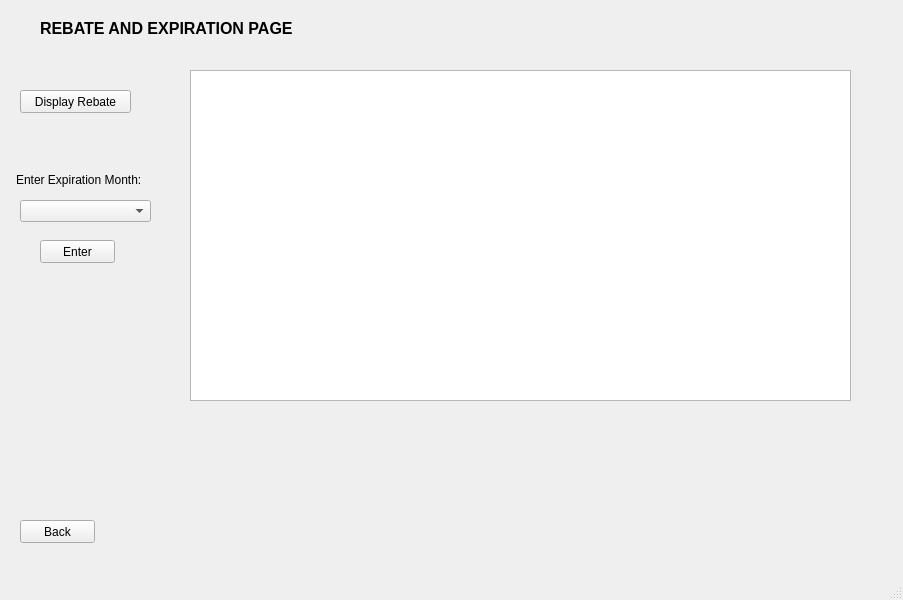
<?xml version="1.0" encoding="UTF-8"?>
<ui version="4.0">
 <class>StoreManagerPage</class>
 <widget class="QMainWindow" name="StoreManagerPage">
  <property name="geometry">
   <rect>
    <x>0</x>
    <y>0</y>
    <width>903</width>
    <height>600</height>
   </rect>
  </property>
  <property name="windowTitle">
   <string>MainWindow</string>
  </property>
  <widget class="QWidget" name="centralwidget">
   <widget class="QStackedWidget" name="stackedWidget">
    <property name="geometry">
     <rect>
      <x>0</x>
      <y>0</y>
      <width>911</width>
      <height>591</height>
     </rect>
    </property>
    <property name="font">
     <font>
      <pointsize>9</pointsize>
     </font>
    </property>
    <property name="currentIndex">
     <number>1</number>
    </property>
    <widget class="QWidget" name="storeManagerHomePage">
     <widget class="QLabel" name="label">
      <property name="geometry">
       <rect>
        <x>30</x>
        <y>30</y>
        <width>281</width>
        <height>31</height>
       </rect>
      </property>
      <property name="font">
       <font>
        <pointsize>12</pointsize>
        <weight>75</weight>
        <bold>true</bold>
       </font>
      </property>
      <property name="text">
       <string>STORE MANAGER PAGE</string>
      </property>
     </widget>
     <widget class="QPushButton" name="dailySalesReportsPushBtn">
      <property name="geometry">
       <rect>
        <x>230</x>
        <y>110</y>
        <width>231</width>
        <height>23</height>
       </rect>
      </property>
      <property name="font">
       <font>
        <pointsize>10</pointsize>
       </font>
      </property>
      <property name="text">
       <string>Go to Daily Sales Reports</string>
      </property>
     </widget>
     <widget class="QPushButton" name="totalPurchasesPushBtn">
      <property name="geometry">
       <rect>
        <x>230</x>
        <y>150</y>
        <width>231</width>
        <height>23</height>
       </rect>
      </property>
      <property name="font">
       <font>
        <pointsize>10</pointsize>
       </font>
      </property>
      <property name="text">
       <string>Go to Total Purchases</string>
      </property>
     </widget>
     <widget class="QPushButton" name="rebatePushBtn">
      <property name="geometry">
       <rect>
        <x>230</x>
        <y>200</y>
        <width>231</width>
        <height>23</height>
       </rect>
      </property>
      <property name="font">
       <font>
        <pointsize>9</pointsize>
       </font>
      </property>
      <property name="text">
       <string>Go to Rebate and Expiration Page</string>
      </property>
     </widget>
    </widget>
    <widget class="QWidget" name="rebateAndExpPage">
     <widget class="QLabel" name="label_11">
      <property name="geometry">
       <rect>
        <x>40</x>
        <y>20</y>
        <width>281</width>
        <height>16</height>
       </rect>
      </property>
      <property name="font">
       <font>
        <pointsize>12</pointsize>
        <weight>75</weight>
        <bold>true</bold>
       </font>
      </property>
      <property name="text">
       <string>REBATE AND EXPIRATION PAGE</string>
      </property>
     </widget>
     <widget class="QPushButton" name="rebateBackBtn">
      <property name="geometry">
       <rect>
        <x>20</x>
        <y>520</y>
        <width>75</width>
        <height>23</height>
       </rect>
      </property>
      <property name="text">
       <string>Back</string>
      </property>
     </widget>
     <widget class="QTableView" name="rebateAndExpTableView">
      <property name="geometry">
       <rect>
        <x>190</x>
        <y>70</y>
        <width>661</width>
        <height>331</height>
       </rect>
      </property>
     </widget>
     <widget class="QPushButton" name="displayRebatePushBtn">
      <property name="geometry">
       <rect>
        <x>20</x>
        <y>90</y>
        <width>111</width>
        <height>23</height>
       </rect>
      </property>
      <property name="text">
       <string>Display Rebate</string>
      </property>
     </widget>
     <widget class="QLabel" name="label_12">
      <property name="geometry">
       <rect>
        <x>16</x>
        <y>170</y>
        <width>131</width>
        <height>20</height>
       </rect>
      </property>
      <property name="text">
       <string>Enter Expiration Month:</string>
      </property>
     </widget>
     <widget class="QComboBox" name="expMonthComboBox">
      <property name="geometry">
       <rect>
        <x>20</x>
        <y>200</y>
        <width>131</width>
        <height>22</height>
       </rect>
      </property>
     </widget>
     <widget class="QPushButton" name="expMonthEnterBtn">
      <property name="geometry">
       <rect>
        <x>40</x>
        <y>240</y>
        <width>75</width>
        <height>23</height>
       </rect>
      </property>
      <property name="text">
       <string>Enter</string>
      </property>
     </widget>
    </widget>
    <widget class="QWidget" name="dailySalesReportsPage">
     <widget class="QLabel" name="label_2">
      <property name="geometry">
       <rect>
        <x>20</x>
        <y>20</y>
        <width>261</width>
        <height>21</height>
       </rect>
      </property>
      <property name="font">
       <font>
        <pointsize>12</pointsize>
        <weight>75</weight>
        <bold>true</bold>
       </font>
      </property>
      <property name="text">
       <string>DAILY SALES REPORTS PAGE</string>
      </property>
     </widget>
     <widget class="QTableView" name="tableView">
      <property name="geometry">
       <rect>
        <x>160</x>
        <y>50</y>
        <width>711</width>
        <height>391</height>
       </rect>
      </property>
     </widget>
     <widget class="QPushButton" name="dailySalesBackBtn">
      <property name="geometry">
       <rect>
        <x>30</x>
        <y>530</y>
        <width>75</width>
        <height>23</height>
       </rect>
      </property>
      <property name="text">
       <string>Back</string>
      </property>
     </widget>
     <widget class="QLabel" name="label_3">
      <property name="geometry">
       <rect>
        <x>30</x>
        <y>70</y>
        <width>101</width>
        <height>20</height>
       </rect>
      </property>
      <property name="text">
       <string>Enter a date:</string>
      </property>
     </widget>
     <widget class="QPushButton" name="dateEnterBtn">
      <property name="geometry">
       <rect>
        <x>30</x>
        <y>130</y>
        <width>61</width>
        <height>23</height>
       </rect>
      </property>
      <property name="text">
       <string>Enter</string>
      </property>
     </widget>
     <widget class="QLabel" name="label_4">
      <property name="geometry">
       <rect>
        <x>181</x>
        <y>461</y>
        <width>161</width>
        <height>20</height>
       </rect>
      </property>
      <property name="text">
       <string>Total Revenue (7.75%): </string>
      </property>
     </widget>
     <widget class="QLineEdit" name="totalRevenueLineEdit">
      <property name="geometry">
       <rect>
        <x>380</x>
        <y>460</y>
        <width>133</width>
        <height>20</height>
       </rect>
      </property>
     </widget>
     <widget class="QPushButton" name="displayByExecBtn">
      <property name="geometry">
       <rect>
        <x>20</x>
        <y>190</y>
        <width>121</width>
        <height>23</height>
       </rect>
      </property>
      <property name="text">
       <string>Display by Executive</string>
      </property>
     </widget>
     <widget class="QPushButton" name="displayByRegBtn">
      <property name="geometry">
       <rect>
        <x>20</x>
        <y>240</y>
        <width>121</width>
        <height>23</height>
       </rect>
      </property>
      <property name="text">
       <string>Display by Regular</string>
      </property>
     </widget>
     <widget class="QLabel" name="label_5">
      <property name="geometry">
       <rect>
        <x>183</x>
        <y>491</y>
        <width>191</width>
        <height>20</height>
       </rect>
      </property>
      <property name="text">
       <string>Number of Executive Members: </string>
      </property>
     </widget>
     <widget class="QLineEdit" name="execMembersLineEdit">
      <property name="geometry">
       <rect>
        <x>380</x>
        <y>491</y>
        <width>133</width>
        <height>20</height>
       </rect>
      </property>
     </widget>
     <widget class="QLabel" name="label_6">
      <property name="geometry">
       <rect>
        <x>180</x>
        <y>520</y>
        <width>201</width>
        <height>20</height>
       </rect>
      </property>
      <property name="text">
       <string>Number of Regular Members: </string>
      </property>
     </widget>
     <widget class="QLineEdit" name="regMembersLineEdit">
      <property name="geometry">
       <rect>
        <x>380</x>
        <y>520</y>
        <width>133</width>
        <height>20</height>
       </rect>
      </property>
     </widget>
     <widget class="QComboBox" name="dateComboBox">
      <property name="geometry">
       <rect>
        <x>20</x>
        <y>90</y>
        <width>91</width>
        <height>22</height>
       </rect>
      </property>
     </widget>
     <widget class="QPushButton" name="displayAllInfoBtn">
      <property name="geometry">
       <rect>
        <x>20</x>
        <y>360</y>
        <width>121</width>
        <height>23</height>
       </rect>
      </property>
      <property name="text">
       <string>DISPLAY ALL</string>
      </property>
     </widget>
    </widget>
    <widget class="QWidget" name="totalPurchasesPage">
     <widget class="QLabel" name="label_7">
      <property name="geometry">
       <rect>
        <x>10</x>
        <y>10</y>
        <width>191</width>
        <height>41</height>
       </rect>
      </property>
      <property name="font">
       <font>
        <pointsize>11</pointsize>
        <weight>75</weight>
        <bold>true</bold>
       </font>
      </property>
      <property name="text">
       <string>TOTAL PURCHASES PAGE</string>
      </property>
     </widget>
     <widget class="QPushButton" name="totalPurchasesBackBtn">
      <property name="geometry">
       <rect>
        <x>40</x>
        <y>520</y>
        <width>75</width>
        <height>23</height>
       </rect>
      </property>
      <property name="text">
       <string>Back</string>
      </property>
     </widget>
     <widget class="QTableView" name="totalPurchasesTableView">
      <property name="geometry">
       <rect>
        <x>140</x>
        <y>50</y>
        <width>531</width>
        <height>421</height>
       </rect>
      </property>
     </widget>
     <widget class="QLabel" name="label_8">
      <property name="geometry">
       <rect>
        <x>200</x>
        <y>500</y>
        <width>121</width>
        <height>20</height>
       </rect>
      </property>
      <property name="text">
       <string>Grand Total (7.75%)</string>
      </property>
     </widget>
     <widget class="QLineEdit" name="grandTotalLineEdit">
      <property name="geometry">
       <rect>
        <x>330</x>
        <y>500</y>
        <width>113</width>
        <height>20</height>
       </rect>
      </property>
     </widget>
     <widget class="QPushButton" name="displayByItemBtn">
      <property name="geometry">
       <rect>
        <x>10</x>
        <y>110</y>
        <width>121</width>
        <height>23</height>
       </rect>
      </property>
      <property name="text">
       <string>Display by Item</string>
      </property>
     </widget>
     <widget class="QPushButton" name="displayByAllMembersBtn">
      <property name="geometry">
       <rect>
        <x>10</x>
        <y>160</y>
        <width>121</width>
        <height>23</height>
       </rect>
      </property>
      <property name="text">
       <string>Display by all Members</string>
      </property>
     </widget>
     <widget class="QPushButton" name="enterItemPushBtn">
      <property name="geometry">
       <rect>
        <x>760</x>
        <y>120</y>
        <width>75</width>
        <height>23</height>
       </rect>
      </property>
      <property name="text">
       <string>Enter Item</string>
      </property>
     </widget>
     <widget class="QPushButton" name="enterNamePushBtn">
      <property name="geometry">
       <rect>
        <x>760</x>
        <y>340</y>
        <width>75</width>
        <height>23</height>
       </rect>
      </property>
      <property name="text">
       <string>Enter name</string>
      </property>
     </widget>
     <widget class="QComboBox" name="itemComboBox">
      <property name="geometry">
       <rect>
        <x>720</x>
        <y>70</y>
        <width>151</width>
        <height>22</height>
       </rect>
      </property>
     </widget>
     <widget class="QComboBox" name="nameComoboBox">
      <property name="geometry">
       <rect>
        <x>720</x>
        <y>300</y>
        <width>151</width>
        <height>22</height>
       </rect>
      </property>
     </widget>
     <widget class="QLabel" name="label_9">
      <property name="geometry">
       <rect>
        <x>740</x>
        <y>40</y>
        <width>91</width>
        <height>16</height>
       </rect>
      </property>
      <property name="text">
       <string>Enter Item name:</string>
      </property>
     </widget>
     <widget class="QLabel" name="label_10">
      <property name="geometry">
       <rect>
        <x>730</x>
        <y>270</y>
        <width>111</width>
        <height>20</height>
       </rect>
      </property>
      <property name="text">
       <string>Enter Member name:</string>
      </property>
     </widget>
    </widget>
   </widget>
  </widget>
  <widget class="QMenuBar" name="menubar">
   <property name="geometry">
    <rect>
     <x>0</x>
     <y>0</y>
     <width>903</width>
     <height>21</height>
    </rect>
   </property>
  </widget>
  <widget class="QStatusBar" name="statusbar"/>
 </widget>
 <resources/>
 <connections/>
</ui>
